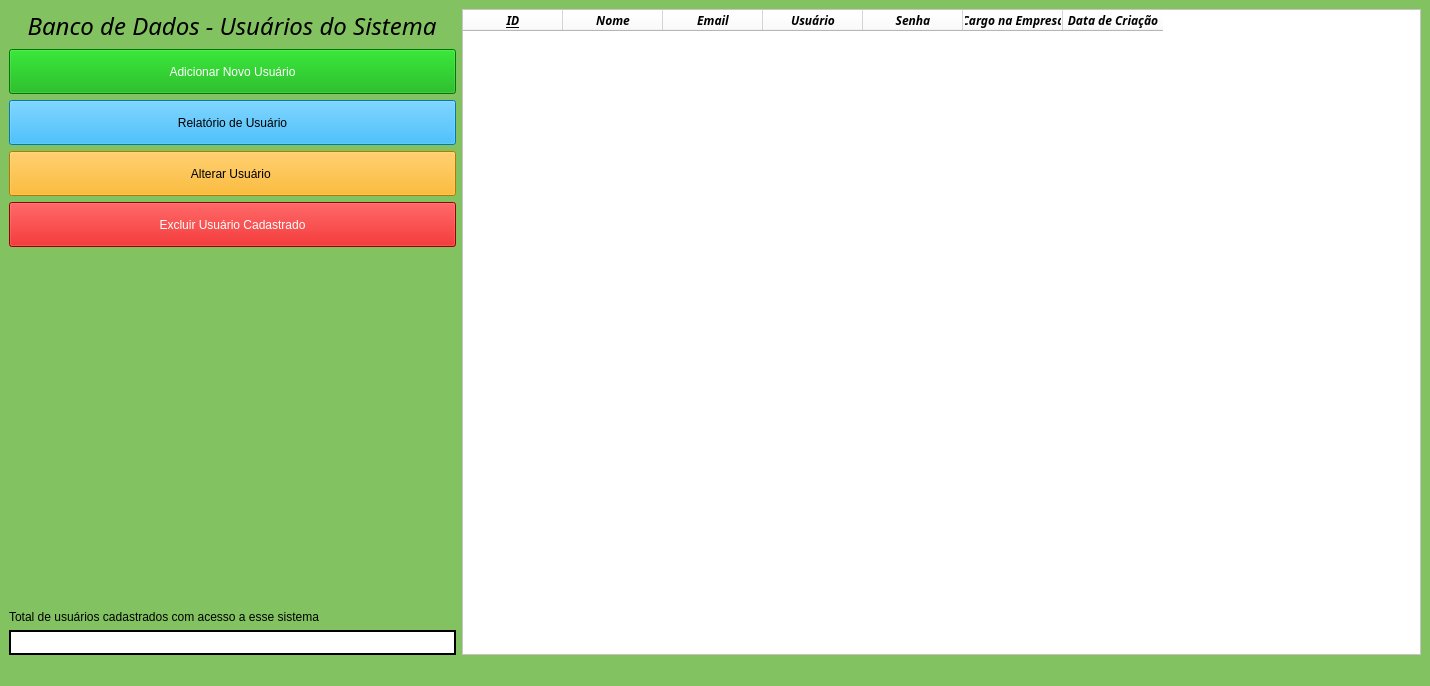
<?xml version="1.0" encoding="UTF-8"?>
<ui version="4.0">
 <class>MainWindow</class>
 <widget class="QMainWindow" name="MainWindow">
  <property name="geometry">
   <rect>
    <x>0</x>
    <y>0</y>
    <width>1430</width>
    <height>686</height>
   </rect>
  </property>
  <property name="windowTitle">
   <string>Banco de Dados - Usuários do Sistema</string>
  </property>
  <property name="styleSheet">
   <string notr="true">background-color: rgb(131, 194, 96);</string>
  </property>
  <widget class="QWidget" name="centralwidget">
   <layout class="QHBoxLayout" name="horizontalLayout_2">
    <item>
     <layout class="QHBoxLayout" name="horizontalLayout_3">
      <item>
       <layout class="QVBoxLayout" name="verticalLayout_3">
        <item>
         <widget class="QLabel" name="label">
          <property name="font">
           <font>
            <family>Corbel Light</family>
            <pointsize>18</pointsize>
            <weight>3</weight>
            <italic>true</italic>
            <bold>false</bold>
           </font>
          </property>
          <property name="styleSheet">
           <string notr="true">font: 25 italic 18pt &quot;Corbel Light&quot;;</string>
          </property>
          <property name="text">
           <string>   Banco de Dados - Usuários do Sistema   </string>
          </property>
         </widget>
        </item>
        <item>
         <widget class="QPushButton" name="pushButton_2">
          <property name="minimumSize">
           <size>
            <width>0</width>
            <height>45</height>
           </size>
          </property>
          <property name="styleSheet">
           <string notr="true">background-color: rgb(0, 170, 0);
color: rgb(255, 255, 255);
font: 25 italic 14pt &quot;Corbel Light&quot;;</string>
          </property>
          <property name="text">
           <string>Adicionar Novo Usuário</string>
          </property>
         </widget>
        </item>
        <item>
         <widget class="QPushButton" name="pushButton_4">
          <property name="minimumSize">
           <size>
            <width>0</width>
            <height>45</height>
           </size>
          </property>
          <property name="styleSheet">
           <string notr="true">background-color: rgb(0, 170, 255);
font: 25 italic 14pt &quot;Corbel Light&quot;;</string>
          </property>
          <property name="text">
           <string>Relatório de Usuário</string>
          </property>
         </widget>
        </item>
        <item>
         <widget class="QPushButton" name="pushButton_3">
          <property name="minimumSize">
           <size>
            <width>0</width>
            <height>45</height>
           </size>
          </property>
          <property name="styleSheet">
           <string notr="true">background-color: rgb(255, 170, 0);
font: 25 italic 14pt &quot;Corbel Light&quot;;</string>
          </property>
          <property name="text">
           <string>Alterar Usuário </string>
          </property>
         </widget>
        </item>
        <item>
         <widget class="QPushButton" name="pushButton">
          <property name="minimumSize">
           <size>
            <width>0</width>
            <height>45</height>
           </size>
          </property>
          <property name="styleSheet">
           <string notr="true">background-color: rgb(211, 0, 0);
color: rgb(255, 255, 255);
font: 25 italic 14pt &quot;Corbel Light&quot;;</string>
          </property>
          <property name="text">
           <string>Excluir Usuário Cadastrado</string>
          </property>
         </widget>
        </item>
        <item>
         <spacer name="verticalSpacer">
          <property name="orientation">
           <enum>Qt::Vertical</enum>
          </property>
          <property name="sizeHint" stdset="0">
           <size>
            <width>20</width>
            <height>40</height>
           </size>
          </property>
         </spacer>
        </item>
        <item>
         <widget class="QLabel" name="label_2">
          <property name="styleSheet">
           <string notr="true">font: 75 italic 10pt &quot;Arial&quot;;</string>
          </property>
          <property name="text">
           <string>Total de usuários cadastrados com acesso a esse sistema</string>
          </property>
         </widget>
        </item>
        <item>
         <widget class="QLabel" name="label_3">
          <property name="minimumSize">
           <size>
            <width>0</width>
            <height>25</height>
           </size>
          </property>
          <property name="styleSheet">
           <string notr="true">background-color: rgb(255, 255, 255);
border: 2px solid black;</string>
          </property>
          <property name="text">
           <string/>
          </property>
         </widget>
        </item>
       </layout>
      </item>
     </layout>
    </item>
    <item>
     <widget class="QTableWidget" name="tableWidget">
      <property name="sizePolicy">
       <sizepolicy hsizetype="Expanding" vsizetype="Expanding">
        <horstretch>0</horstretch>
        <verstretch>0</verstretch>
       </sizepolicy>
      </property>
      <property name="styleSheet">
       <string notr="true">background-color: rgb(255, 255, 255);
font: 75 italic 11pt &quot;Consolas&quot;;</string>
      </property>
      <column>
       <property name="text">
        <string>ID</string>
       </property>
       <property name="font">
        <font>
         <family>Schadow BT</family>
         <weight>75</weight>
         <italic>true</italic>
         <bold>true</bold>
         <underline>true</underline>
         <strikeout>false</strikeout>
        </font>
       </property>
      </column>
      <column>
       <property name="text">
        <string>Nome</string>
       </property>
       <property name="font">
        <font>
         <family>Schadow BT</family>
         <weight>75</weight>
         <italic>true</italic>
         <bold>true</bold>
        </font>
       </property>
      </column>
      <column>
       <property name="text">
        <string>Email</string>
       </property>
       <property name="font">
        <font>
         <family>Schadow BT</family>
         <weight>75</weight>
         <italic>true</italic>
         <bold>true</bold>
        </font>
       </property>
      </column>
      <column>
       <property name="text">
        <string>Usuário</string>
       </property>
       <property name="font">
        <font>
         <family>Schadow BT</family>
         <weight>75</weight>
         <italic>true</italic>
         <bold>true</bold>
        </font>
       </property>
      </column>
      <column>
       <property name="text">
        <string>Senha</string>
       </property>
       <property name="font">
        <font>
         <family>Schadow BT</family>
         <weight>75</weight>
         <italic>true</italic>
         <bold>true</bold>
        </font>
       </property>
      </column>
      <column>
       <property name="text">
        <string>Cargo na Empresa</string>
       </property>
       <property name="font">
        <font>
         <family>Schadow BT</family>
         <weight>75</weight>
         <italic>true</italic>
         <bold>true</bold>
        </font>
       </property>
      </column>
      <column>
       <property name="text">
        <string>Data de Criação</string>
       </property>
       <property name="font">
        <font>
         <family>Schadow BT</family>
         <weight>75</weight>
         <italic>true</italic>
         <bold>true</bold>
        </font>
       </property>
      </column>
     </widget>
    </item>
   </layout>
  </widget>
  <widget class="QMenuBar" name="menubar">
   <property name="geometry">
    <rect>
     <x>0</x>
     <y>0</y>
     <width>1430</width>
     <height>21</height>
    </rect>
   </property>
  </widget>
  <widget class="QStatusBar" name="statusbar"/>
 </widget>
 <resources/>
 <connections/>
</ui>
